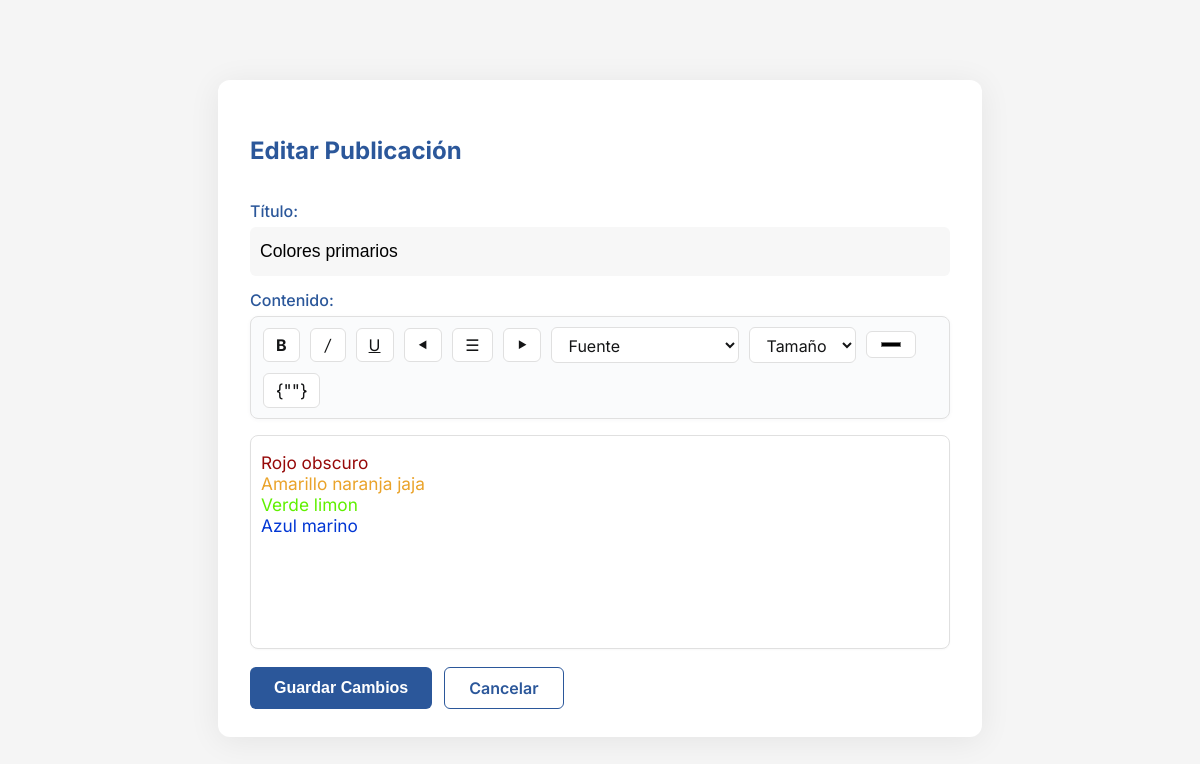
Before: /accounts/editar/32/ (signed in) with the older database file.
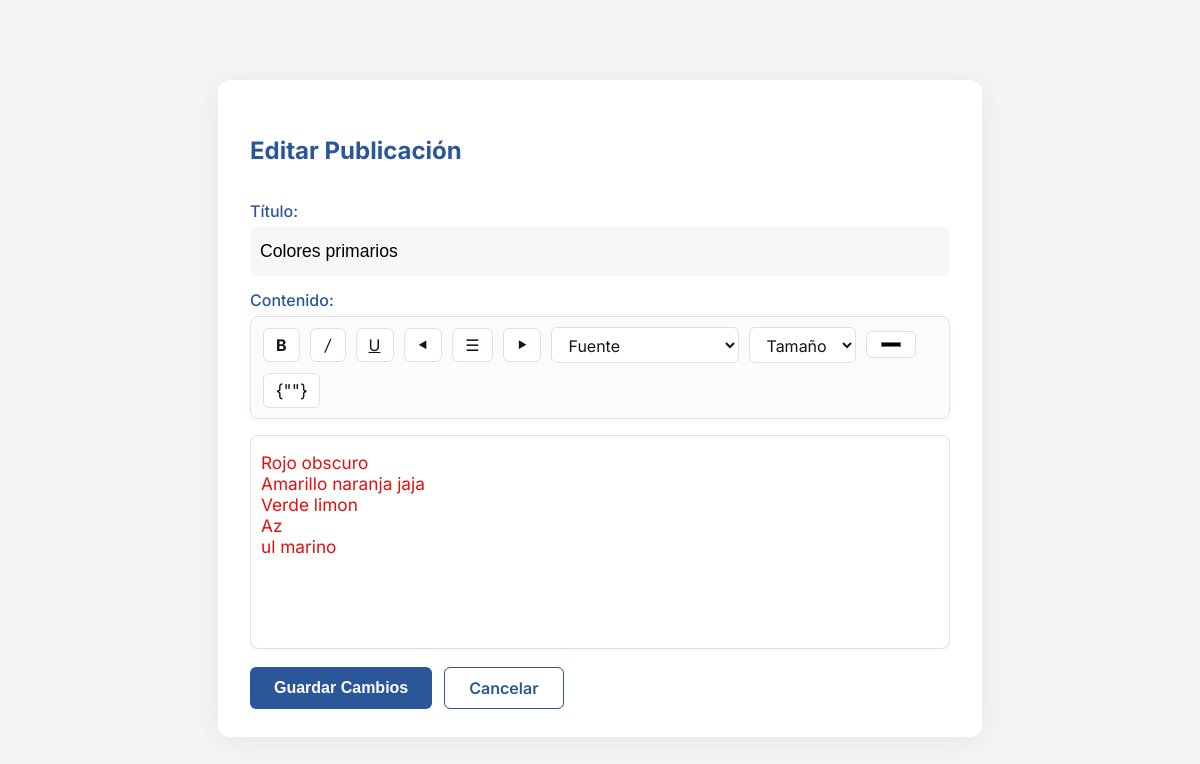
After: the same page with the newer database file.
### accounts/models.py (models this page shows, shortened)
class Post(models.Model):
    author = models.ForeignKey(settings.AUTH_USER_MODEL, on_delete=models.CASCADE)
    title = models.CharField(max_length=200)
    content = models.TextField()
    created_at = models.DateTimeField(auto_now_add=True)

### accounts/views.py (the view)
# urls.py: path('editar/<int:post_id>/', views.editar_post, name='editar_post'),
@login_required
def editar_post(request, post_id):
    post = get_object_or_404(Post, id=post_id, author=request.user)
    if request.method == 'POST':
        post.title = request.POST.get('title')
        post.content = request.POST.get('content').strip()
        post.save()
        return redirect('perfil')
    return render(request, 'editar_post.html', {'post': post})

### core/templates/editar_post.html (shortened to what this page needs)
{% load static %}
<!DOCTYPE html>
<html lang="es">
<head>
  <link rel="stylesheet" href="https://cdnjs.cloudflare.com/ajax/libs/highlight.js/11.8.0/styles/github.min.css">
  <link rel="stylesheet" href="{% static 'css/editar_post.css' %}">
</head>
<body>
  <div class="card">
    <h2>Editar Publicación</h2>
    <form method="post">
      <label for="title">Título:</label>
      <input type="text" id="title" name="title" value="{{ post.title }}">
      <label for="content">Contenido:</label>
      <div class="toolbar">
        <button type="button" onclick="format('bold')"><b>B</b></button>
        <button type="button" onclick="format('italic')"><i>/</i></button>
        <button type="button" onclick="format('underline')"><u>U</u></button>
        <button type="button" onclick="format('justifyLeft')">⯇</button>
        <button type="button" onclick="format('justifyCenter')">☰</button>
        <button type="button" onclick="format('justifyRight')">⯈</button>
        <select onchange="format('fontName', this.value)">
          <option selected disabled>Fuente</option>
        </select>
        <select onchange="format('fontSize', this.value)">
          <option selected disabled>Tamaño</option>
        </select>
        <input type="color" onchange="format('foreColor', this.value)" title="Color de texto">
        <button type="button" onclick="insertCodeBlock()">{""}</button>
      </div>
      <div class="contenido" contenteditable="true" id="editor">
        {% autoescape off %}
        {{ post.content }}
        {% endautoescape %}
      </div>
      <div class="botones">
        <button type="submit" class="btn-primario">Guardar Cambios</button>
        <a href="{% url 'perfil' %}" class="btn-secundario">Cancelar</a>
      </div>
    </form>
  </div>
</body>
</html>

### core/static/css/editar_post.css (style rules this page uses)
body { font-family: 'Segoe UI', Arial, sans-serif; background-color: #f5f5f5; margin: 0; padding: 40px; }
.card { max-width: 700px; margin: 40px auto; background: #fff; border-radius: 12px; box-shadow: 0 4px 32px rgba(0, 0, 0, 0.07); padding: 36px 32px 28px 32px; display: flex; flex-direction: column; gap: 18px; font-family: 'Inter', 'Segoe UI', Arial, sans-serif; }
.card h2 { color: #2b579a; font-size: 1.5rem; margin-bottom: 18px; font-weight: 700; }
label { font-weight: 500; color: #2b579a; margin-bottom: 6px; display: block; }
input[type="text"] { width: 100%; border: none; border-radius: 6px; font-size: 1.1rem; font-weight: 500; padding: 14px 10px; margin-bottom: 14px; background: #f7f7f7; outline: none; box-sizing: border-box; transition: border 0.18s; }
.toolbar { display: flex; flex-wrap: wrap; gap: 10px; background: #fafbfc; border: 1px solid #e0e0e0; border-radius: 8px; padding: 10px 12px; margin-bottom: 16px; align-items: center; box-shadow: 0 1px 4px rgba(44, 62, 80, 0.04); }
.toolbar button, .toolbar select, .toolbar input[type="color"] { background: #fff; border: 1.5px solid #e0e0e0; border-radius: 6px; padding: 6px 12px; font-size: 1rem; cursor: pointer; transition: background 0.18s, border 0.18s; margin: 0; outline: none; color: #141516; font-family: inherit; min-width: 36px; }
.toolbar select { min-width: 90px; }
.toolbar button:last-child { font-size: 1.1rem; }
.contenido[contenteditable="true"] { min-height: 180px; background: #fff; border: 1.5px solid #e0e0e0; border-radius: 8px; padding: 16px 10px; font-size: 1.08rem; margin-bottom: 18px; outline: none; resize: vertical; box-shadow: 0 1px 2px rgba(0, 0, 0, 0.03); color: #333; transition: border 0.18s; }
.botones { display: flex; gap: 12px; margin-top: 10px; }
.btn-primario { background: #2b579a; color: #fff; border: none; border-radius: 6px; padding: 10px 24px; font-size: 1rem; font-weight: 600; cursor: pointer; transition: background 0.2s; }
.btn-secundario { background: #fff; color: #2b579a; border: 1.5px solid #2b579a; border-radius: 6px; padding: 10px 24px; font-size: 1rem; font-weight: 600; cursor: pointer; transition: background 0.2s, color 0.2s; text-decoration: none; }

Changed rows visible on the page:
changed Post "Colores primarios": content "Rojo obscuro Amarillo naranja jaja Verde limon Azul marino" → "Rojo obscuro Amarillo naranja jaja Verde limon Az ul marino"
